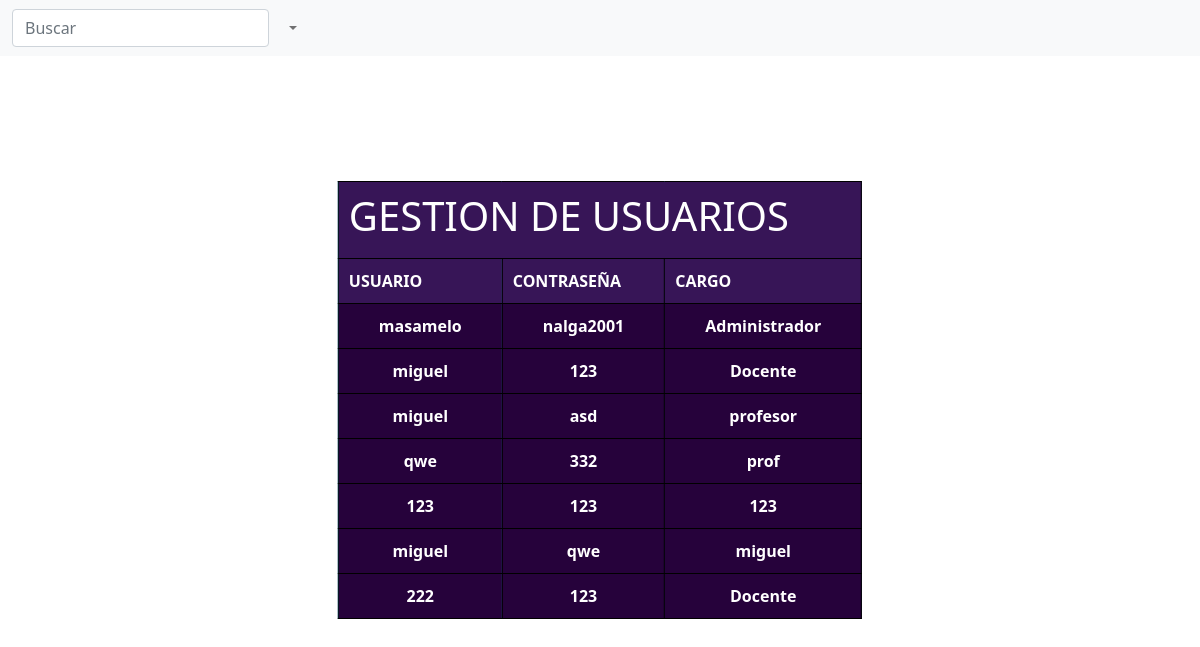
/loguin/includes/docente/docente.php (signed in), run on the app's committed database.
### tables this page shows
CREATE TABLE `usuarios` (
  `id` int(11) NOT NULL,
  `usuario` varchar(50) NOT NULL,
  `contraseña` varchar(100) NOT NULL,
  `cargo` varchar(50) NOT NULL
);

### loguin/includes/docente/docente.php (the view, shortened to what this page needs)
<!doctype html>
<html lang="en">
  <head>
    <link href="https://cdn.jsdelivr.net/npm/bootstrap@5.1.3/dist/css/bootstrap.min.css" rel="stylesheet">
    <link rel="stylesheet" href="styles/styles.css">
  </head>
  <body>
    <?php
      include("includes/nav.php");
    ?>
    <link rel="stylesheet" href="includes/style.css">
    <table>
        <tr>
            <th colspan="3"><h1>GESTION DE USUARIOS</h1></th>
        </tr>
        <tr>
            <th>USUARIO</th>
            <th>CONTRASEÑA</th>
            <th>CARGO</th>
        </tr>
    <?php
        $query = "SELECT * FROM usuarios";
        $resultado = mysqli_query($connection, $query);
        while($mostrar = mysqli_fetch_array($resultado)){ ?>
            <tr>
                <td> <?php echo $mostrar['usuario'] ?> </td>
                <td> <?php echo $mostrar['contraseña'] ?> </td>
                <td> <?php echo $mostrar['cargo'] ?> </td>
            </tr>
    <?php
        }
    ?>
    </table>
  </body>
</html>

### loguin/includes/docente/includes/nav.php (shortened to what this page needs)
<div class="d-flex">
      <div class="w-100">
        <nav class="navbar navbar-expand-lg navbar-light bg-light">
        <div class="container-fluid">
          <form class="d-flex position-relative">
            <input class="form-control me-2" type="search" placeholder="Buscar" aria-label="Buscar">
            <button class="btn btn-search position-absolute" type="submit"><i class="icon ion-md-search"></i></button>
          </form>
          <div class="collapse navbar-collapse" id="navbarSupportedContent">
          <ul class="navbar-nav ml-auto mb-2 mb-lg-0">
          <li class="nav-item dropdown">
            <a class="nav-link dropdown-toggle" href="#" id="navbarDropdown" role="button" data-bs-toggle="dropdown" aria-expanded="false">
            </a>
          </li>
        </ul>
    </div>
  </div>
</nav>
      </div>
    </div>

### loguin/includes/docente/styles/styles.css (style rules this page uses)
body { background-image:url(../styles/fondo2.jpg); width: 100%; height:100%vh; background-size: cover; margin: 0%; color:white; }

### loguin/includes/docente/includes/style.css (style rules this page uses)
table { margin: 0; border-collapse: collapse; border: 1px solid black; background: #2CA0DF; top: 50%; left: 50%; position: absolute; transform: translate(-50%, -50%); }
td { padding: 10px 40px; border: 1px solid black; text-align: center; background: #26023b; font-weight: bold; }
th { padding: 10px; border: 1px solid black; background-color: #371557; }

### data on the page
usuarios: usuario "masamelo", contraseña "nalga2001", cargo "Administrador"
usuarios: usuario "miguel", contraseña "123", cargo "Docente"
usuarios: usuario "miguel", contraseña "asd", cargo "profesor"
usuarios: usuario "qwe", contraseña "332", cargo "prof"
usuarios: usuario "123", contraseña "123", cargo "123"
usuarios: usuario "miguel", contraseña "qwe", cargo "miguel"
usuarios: usuario "222", contraseña "123", cargo "Docente"
